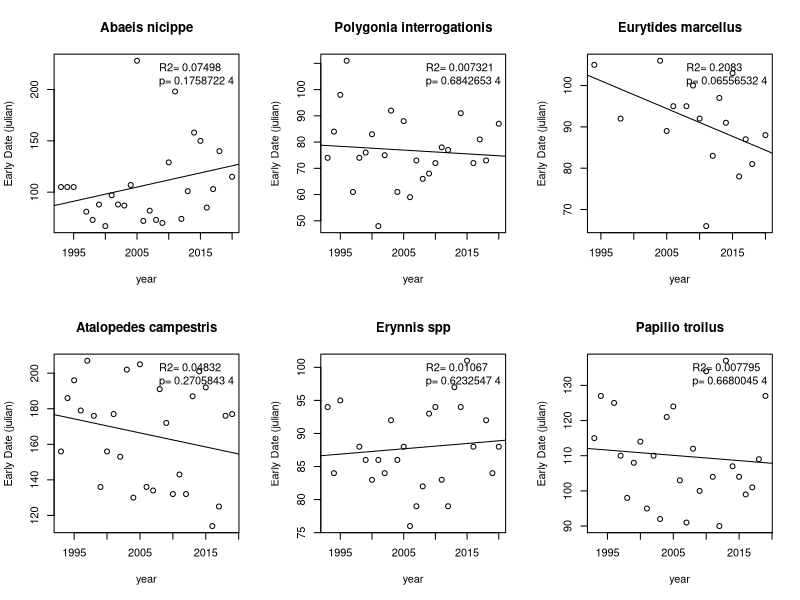
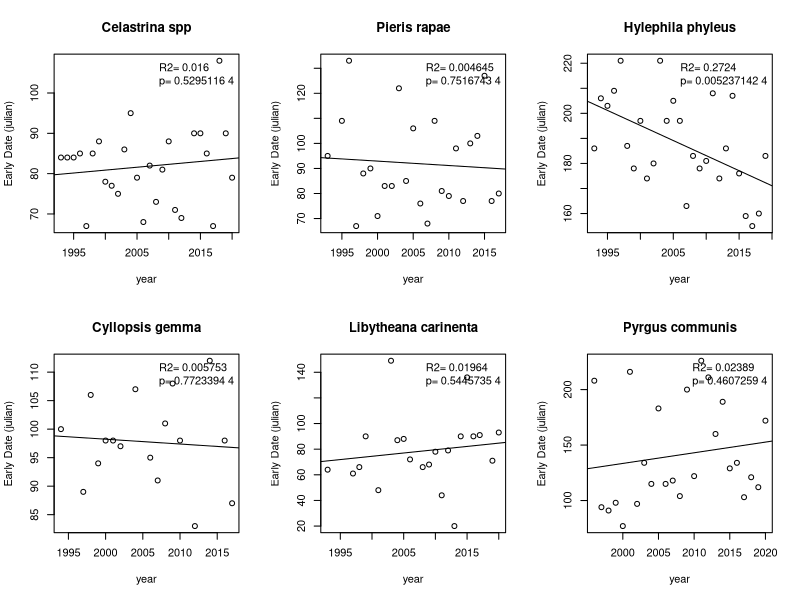
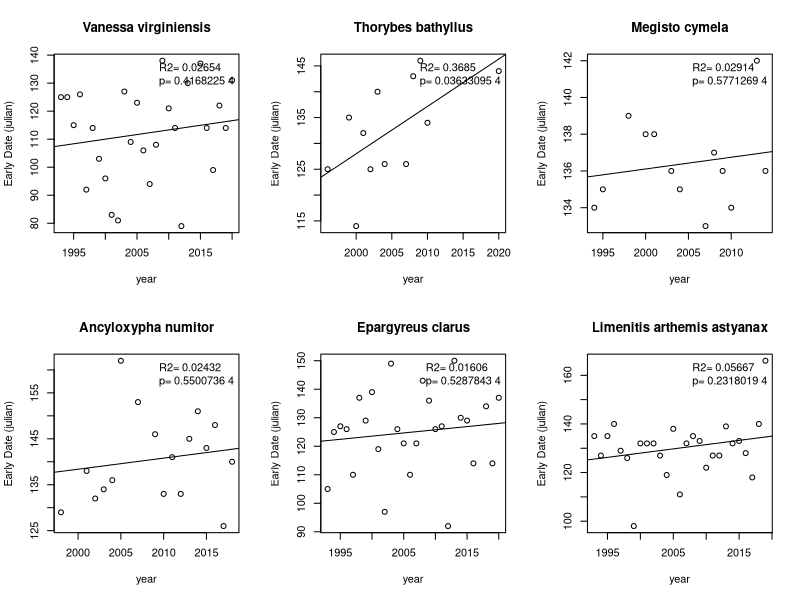
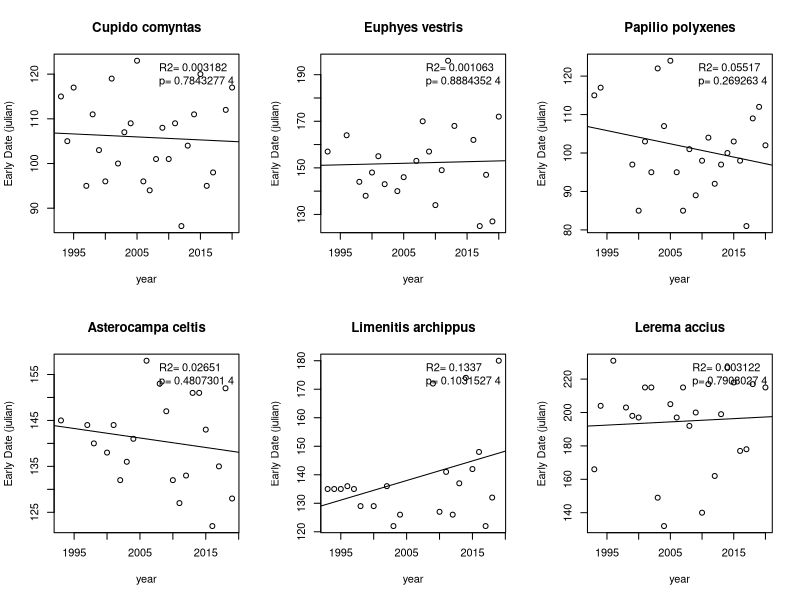
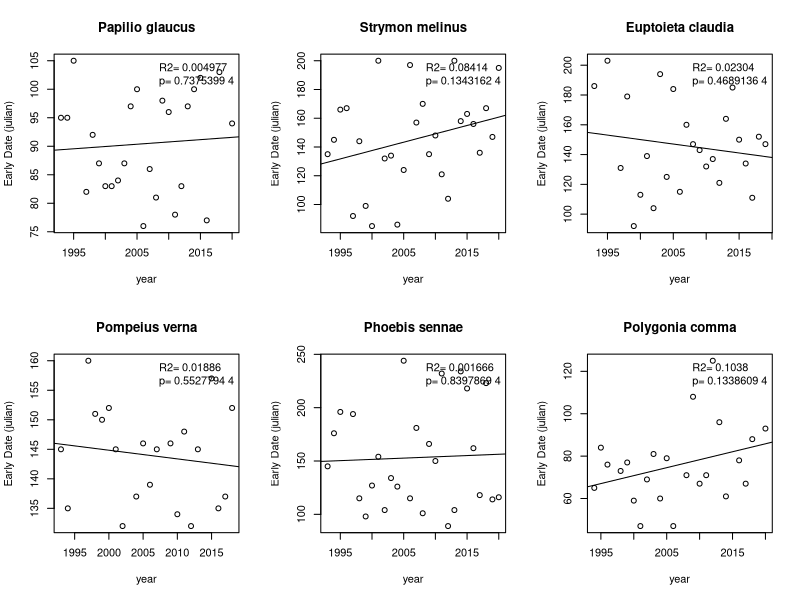
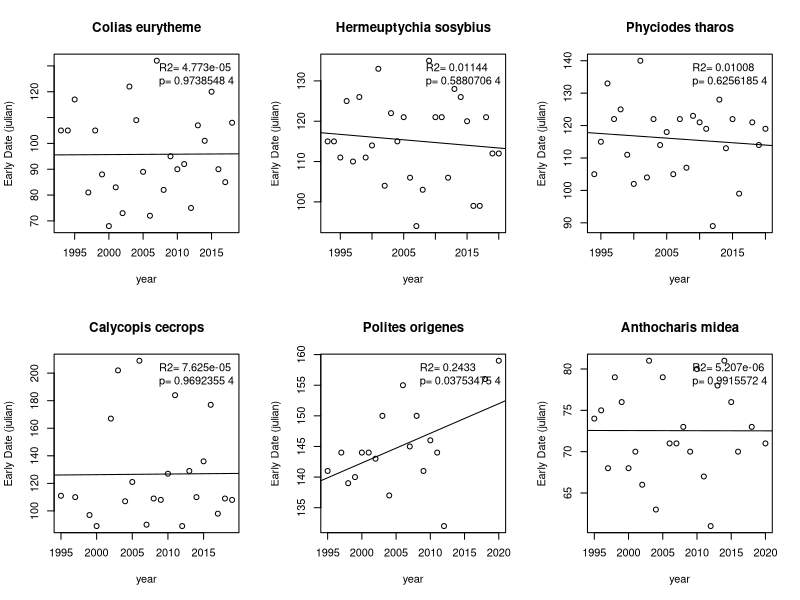
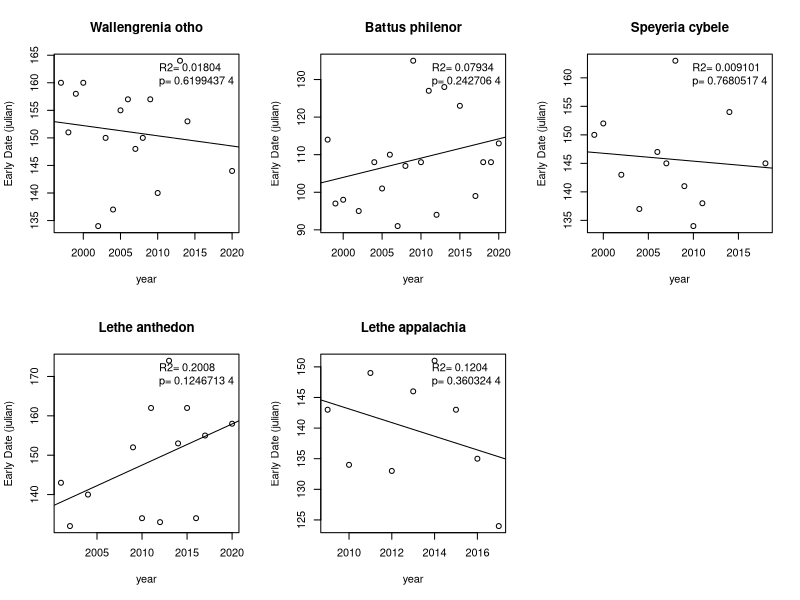
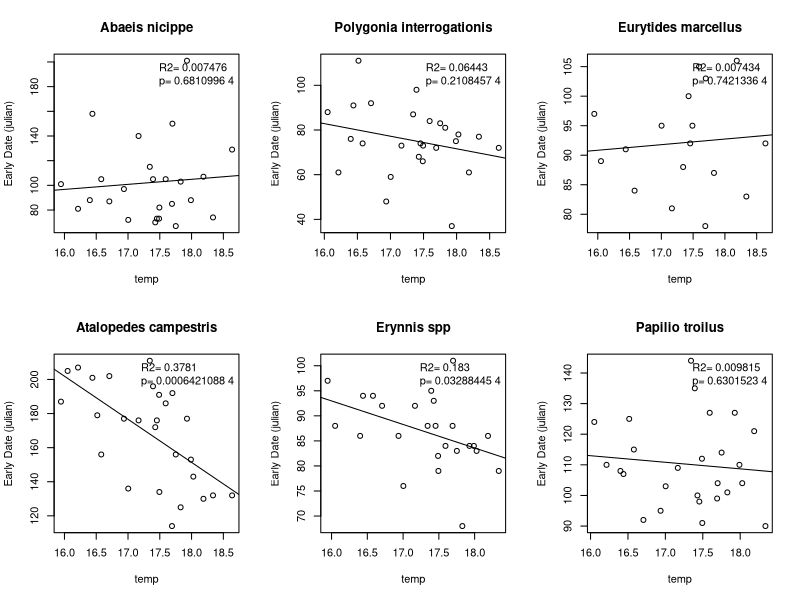

The R source for these figures, in order: (Note: this script raises an error after producing the figures.)
#LOAD IN DATA
#merging the full dataset and the calculated earlydate/temp values (without province for now)
library(plyr)

#load temp/julian data. Any fulldat file may be substituted
#triangle
alldat<-read.csv("data/temp.earlydate.uniquedate.triangle.static.4.months.csv")

##############################################################################
#for loop excluding outliers using cooks D
#creating for loop (First I'll just try to get this to read the plots and put them in a pdf)
species<-unique(alldat$species)
pdf("julian.year.4months.static.unique.date.cooksd.pdf",width=10, height=8)
par(mfrow=c(2,3))

for (s in species) {
  df=alldat[alldat$species==s,]
  lm.sub=lm(df$jd~df$year)
  cooksD <- cooks.distance(lm.sub)
  influential <- as.numeric(names(cooksD)[(cooksD > (4/nrow(df)))])
  length_influential <- length(influential) 
  if (length_influential >= 1) {
    df_screen <- df[-influential, ]
    plot(df_screen$jd~df_screen$year, xlab='year', ylab='Early Date (julian)', main=paste(s))
    lm.sub_screen = lm(df_screen$jd~df_screen$year, xlab="year", ylab = "julian")
    abline(lm(df_screen$jd~df_screen$year))
    rsquared<-paste("R2=",format(summary(lm.sub_screen)$r.squared, digits=4))
    pvalue<-paste("p=", format(summary(lm.sub_screen)$coefficients[2,4]), digits=4)
  } else {
    plot(df$jd~df$year, xlab='year', ylab='Early Date (julian)', main=paste(s))
    lm.sub = lm(df$jd~df$year, xlab="year", ylab = "julian")
    abline(lm(df$jd~df$year))
    rsquared<-paste("R2=",format(summary(lm.sub)$r.squared, digits=4))
    pvalue<-paste("p=", format(summary(lm.sub)$coefficients[2,4]), digits=4)
  }
  legend("topright", bty="n", legend=c(rsquared,pvalue))
}
dev.off()

#############################################################################################
#an additional for loop for temp
pdf("julian.temp.4months.static.unique.date.cooksd.pdf",width=10, height=8)
par(mfrow=c(2,3))

for (s in species) {
  df=alldat[alldat$species==s,]
  lm.sub=lm(df$jd~df$temp)
  cooksD <- cooks.distance(lm.sub)
  influential <- as.numeric(names(cooksD)[(cooksD > (4/nrow(df)))])
  length_influential <- length(influential) 
  if (length_influential >= 1) {
    df_screen <- df[-influential, ]
    plot(df_screen$jd~df_screen$temp, xlab='temp', ylab='Early Date (julian)', main=paste(s))
    lm.sub_screen = lm(df_screen$jd~df_screen$temp, xlab="temp", ylab = "julian")
    abline(lm(df_screen$jd~df_screen$temp))
    rsquared<-paste("R2=",format(summary(lm.sub_screen)$r.squared, digits=4))
    pvalue<-paste("p=", format(summary(lm.sub_screen)$coefficients[2,4]), digits=4)
  } else {
    plot(df$jd~df$temp, xlab='temp', ylab='Early Date (julian)', main=paste(s))
    lm.sub = lm(df$jd~df$temp, xlab="temp", ylab = "julian")
    abline(lm(df$jd~df$temp))
    rsquared<-paste("R2=",format(summary(lm.sub)$r.squared, digits=4))
    pvalue<-paste("p=", format(summary(lm.sub)$coefficients[2,4]), digits=4)
  }
  legend("topright", bty="n", legend=c(rsquared,pvalue))
}
dev.off()



#############################################################################################
#subsetting by an arbitrary start date (I'm saying july 1, approx. 182)
#julian vs. year
pdf("julian.year.4months.static.unique.date.july1.pdf",width=10, height=8)
par(mfrow=c(2,3))

for (s in species) {
  df=alldat[alldat$species==s,]
  df2 <- df[(df$jd < 182) , ]
  lm.sub=lm(df2$jd~df2$year)
  plot(df2$jd~df2$year, xlab='year', ylab='Early Date (julian)', main=paste(s))
  abline(lm(df2$jd~df2$year))
  rsquared<-paste("R2=",format(summary(lm.sub)$r.squared, digits=4))
  pvalue<-paste("p=", format(summary(lm.sub)$coefficients[2,4]), digits=4)
  legend("topright", bty="n", legend=c(rsquared,pvalue))
}
dev.off()

#############################################################################################
#subsetting by an arbitrary start date (I'm saying july 1, approx. 182)
#julian vs. temp
pdf("julian.temp.4months.static.unique.date.july1.pdf",width=10, height=8)
par(mfrow=c(2,3))

for (s in species) {
  df=alldat[alldat$species==s,]
  df2 <- df[(df$jd < 182) , ]
  lm.sub=lm(df2$jd~df2$temp)
  plot(df2$jd~df2$temp, xlab='temp', ylab='Early Date (julian)', main=paste(s))
  abline(lm(df2$jd~df2$temp))
  rsquared<-paste("R2=",format(summary(lm.sub)$r.squared, digits=4))
  pvalue<-paste("p=", format(summary(lm.sub)$coefficients[2,4]), digits=4)
  legend("topright", bty="n", legend=c(rsquared,pvalue))
}
dev.off()

###################################################################################

#generate a dataframe of species,slope,r-squared and p-value
output = data.frame(species = character(),
                    year.slope=numeric(),
                    year.rsquared = numeric(),
                    year.pvalue = numeric(),
                    temp.slope=numeric(),
                    temp.rsquared = numeric(),
                    temp.pvalue = numeric(),
                    mean.year.earlydate=numeric(),
                    se.year.earlydate=numeric(),
                    mean.temp.earlydate=numeric(),
                    se.temp.earlydate=numeric())

species<-unique(alldat$species)


for (s in species) {
  df<-alldat[alldat$species==s,]
  lm.sub.year<-lm(df$jd~df$year)
  lm.sub.temp<-lm(df$jd~df$temp)
  cooksD.year <- cooks.distance(lm.sub.year)
  cooksD.temp <- cooks.distance(lm.sub.temp)
  influential.year <- as.numeric(names(cooksD.year)[(cooksD.year > (4/nrow(df)))])
  influential.temp <- as.numeric(names(cooksD.temp)[(cooksD.temp > (4/nrow(df)))])
  length_influential.year <- length(influential.year)
  length_influential.temp <- length(influential.temp)
  if (length_influential.year >= 1) {
    df_screen.year <- df[-influential.year, ]
    lm.sub_screen.year = lm(df_screen.year$jd~df_screen.year$year)
    mean.year.earlydate = mean(df_screen.year$jd)
    se.year.earlydate = sd(df_screen.year$jd)/sqrt(nrow(df_screen.year))
  } else {
    lm.sub_screen.year = lm(df$jd~df$year)
    mean.year.earlydate = mean(df$jd)
    se.year.earlydate = sd(df$jd)/sqrt(nrow(df))
  }
  if (length_influential.temp >= 1) {
    df_screen.temp <- df[-influential.temp, ]
    lm.sub_screen.temp = lm(df_screen.temp$jd~df_screen.temp$temp)
    mean.temp.earlydate = mean(df_screen.temp$jd)
    se.temp.earlydate = sd(df_screen.temp$jd)/sqrt(nrow(df_screen.temp))
  } else {
    lm.sub_screen.year = lm(df$jd~df$temp)
    mean.temp.earlydate = mean(df$jd)
    se.temp.earlydate = sd(df$jd)/sqrt(nrow(df))
  }
  year.slope<-summary(lm.sub_screen.year)$coefficients[2,1] 
  year.rsquared<-summary(lm.sub_screen.year)$r.squared
  year.pvalue<-summary(lm.sub_screen.year)$coefficients[2,4]
  temp.slope<-summary(lm.sub_screen.temp)$coefficients[2,1] 
  temp.rsquared<-summary(lm.sub_screen.temp)$r.squared
  temp.pvalue<-summary(lm.sub_screen.temp)$coefficients[2,4]
  tempoutput<- data.frame(species = s, 
                          year.slope=year.slope, 
                          year.rsquared = year.rsquared,
                          year.pvalue = year.pvalue,
                          temp.slope=temp.slope, 
                          temp.rsquared = temp.rsquared,
                          temp.pvalue = temp.pvalue,
                          mean.year.earlydate = mean.year.earlydate,
                          se.year.earlydate = se.year.earlydate,
                          mean.temp.earlydate = mean.temp.earlydate,
                          se.temp.earlydate = se.temp.earlydate)
  output<-rbind(output,tempoutput)
}

#create a csv that includes temperature and julian dates, if desired
write.csv(output, "data/year.temp.earlydate.uniquedate.triangle.cooksd.4.months.csv")

#################################################################################
#histograms and summary stats

mean(output$slope)
ok1<-subset(output, output$pvalue<0.05)
ok2<-subset(output,output$slope<0)

hist(output$slope, xlab="Slope (days/degree Celsius)", ylab="Julian date",main="")
abline(v=-0.5056561,col="red",lwd=2)

histogram1<-ggplot(output, aes(x=slope))+
  geom_histogram(binwidth=0.5)+
  abline(v=-0.5056561,col="red",lwd=2)+
  theme_classic()+theme(axis.line=element_line(colour="grey80"),axis.text=element_text(size=18), axis.title=element_text(size=18,face="bold"), title=element_text(size=18,face="bold")) +
  xlab("Slope (days/year)")+
  ylab("Julian date")

#a new better histogram
library(ggplot2)
    
    #year
    p <- ggplot(year.output, aes(year.output$slope)) 
    p <- p + geom_histogram(breaks=seq(-2.5, 2.5, by=0.5),fill="grey",col="darkgrey")
    p <- p + xlab("Slope (days/year)") + ylab("Julian date") 
    p <- p + geom_vline(xintercept = -0.5056561, col="red", lwd=1)
    
    #temp
    p <- ggplot(temp.output, aes(temp.output$slope)) 
    p <- p + geom_histogram(breaks=seq(-20, 20, by=3),fill="grey",col="darkgrey")
    p <- p + xlab("Slope (days/degree Celsius)") + ylab("Julian date") 
    p <- p + geom_vline(xintercept = -1.618129, col="red", lwd=1)
    
#triangle
    #year
      #11/44 negative, 10 significant, mean=0.6005109
    #temp
      #33/48 negative, 6 significant, mean=-4.426349
    #in a simple regression, there is no significant correlation b/w
      #year and temp
      

#binomial test to test whether number of negative slopes is greater 
binom.test(12, 44, 0.5, alternative="greater")

